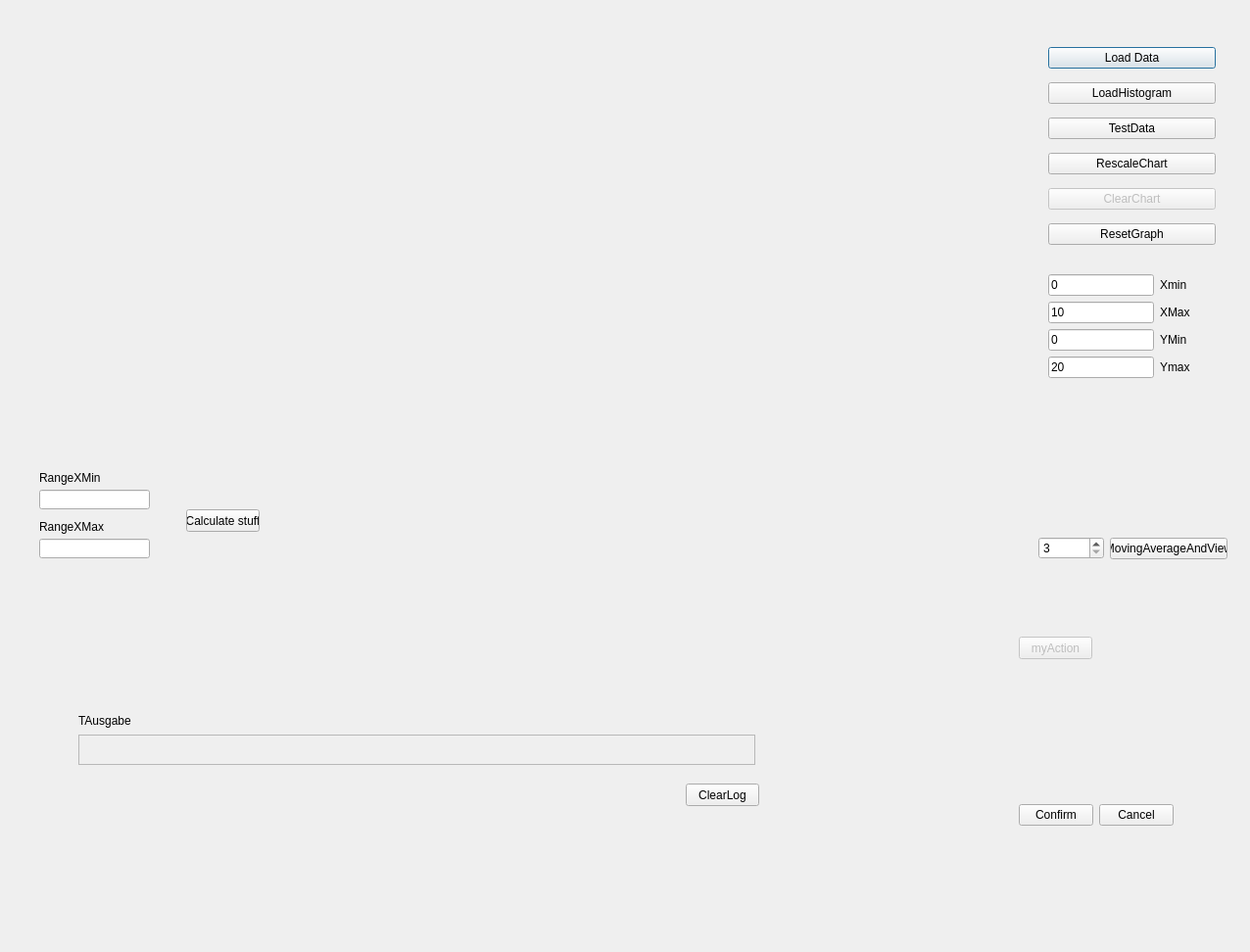
<?xml version="1.0" encoding="UTF-8"?>
<ui version="4.0">
 <class>AdaptiveThreshold</class>
 <widget class="QDialog" name="AdaptiveThreshold">
  <property name="geometry">
   <rect>
    <x>0</x>
    <y>0</y>
    <width>1276</width>
    <height>972</height>
   </rect>
  </property>
  <property name="windowTitle">
   <string>Dialog</string>
  </property>
  <widget class="QWidget" name="gridLayoutWidget">
   <property name="geometry">
    <rect>
     <x>1070</x>
     <y>40</y>
     <width>171</width>
     <height>221</height>
    </rect>
   </property>
   <layout class="QGridLayout" name="gridLayout">
    <item row="1" column="0">
     <widget class="QPushButton" name="btn_loadData">
      <property name="text">
       <string>Load Data</string>
      </property>
     </widget>
    </item>
    <item row="6" column="0">
     <widget class="QPushButton" name="btn_clearChart">
      <property name="enabled">
       <bool>false</bool>
      </property>
      <property name="text">
       <string>ClearChart</string>
      </property>
     </widget>
    </item>
    <item row="3" column="0">
     <widget class="QPushButton" name="btn_TestData">
      <property name="text">
       <string>TestData</string>
      </property>
     </widget>
    </item>
    <item row="7" column="0">
     <widget class="QPushButton" name="btn_resetGraph">
      <property name="text">
       <string>ResetGraph</string>
      </property>
     </widget>
    </item>
    <item row="4" column="0">
     <widget class="QPushButton" name="btn_update">
      <property name="text">
       <string>RescaleChart</string>
      </property>
     </widget>
    </item>
    <item row="2" column="0">
     <widget class="QPushButton" name="btn_loadHistData">
      <property name="text">
       <string>LoadHistogram</string>
      </property>
     </widget>
    </item>
   </layout>
  </widget>
  <widget class="QWidget" name="verticalLayoutWidget">
   <property name="geometry">
    <rect>
     <x>40</x>
     <y>30</y>
     <width>1001</width>
     <height>431</height>
    </rect>
   </property>
   <layout class="QVBoxLayout" name="mainLayout"/>
  </widget>
  <widget class="QWidget" name="gridLayoutWidget_2">
   <property name="geometry">
    <rect>
     <x>1040</x>
     <y>820</y>
     <width>158</width>
     <height>25</height>
    </rect>
   </property>
   <layout class="QHBoxLayout" name="horizontalLayout">
    <item>
     <widget class="QPushButton" name="pushButton">
      <property name="text">
       <string>Confirm</string>
      </property>
     </widget>
    </item>
    <item>
     <widget class="QPushButton" name="pushButton_3">
      <property name="text">
       <string>Cancel</string>
      </property>
     </widget>
    </item>
   </layout>
  </widget>
  <widget class="QWidget" name="formLayoutWidget">
   <property name="geometry">
    <rect>
     <x>1070</x>
     <y>280</y>
     <width>191</width>
     <height>119</height>
    </rect>
   </property>
   <layout class="QFormLayout" name="formLayout_3">
    <item row="0" column="1">
     <widget class="QLabel" name="label">
      <property name="text">
       <string>Xmin</string>
      </property>
     </widget>
    </item>
    <item row="1" column="0">
     <widget class="QLineEdit" name="ed_xMax">
      <property name="text">
       <string>10</string>
      </property>
     </widget>
    </item>
    <item row="1" column="1">
     <widget class="QLabel" name="label_2">
      <property name="text">
       <string>XMax</string>
      </property>
     </widget>
    </item>
    <item row="2" column="0">
     <widget class="QLineEdit" name="ed_Ymin">
      <property name="text">
       <string>0</string>
      </property>
     </widget>
    </item>
    <item row="2" column="1">
     <widget class="QLabel" name="label_3">
      <property name="text">
       <string>YMin</string>
      </property>
     </widget>
    </item>
    <item row="3" column="0">
     <widget class="QLineEdit" name="ed_YMax">
      <property name="text">
       <string>20</string>
      </property>
     </widget>
    </item>
    <item row="3" column="1">
     <widget class="QLabel" name="label_4">
      <property name="text">
       <string>Ymax</string>
      </property>
     </widget>
    </item>
    <item row="0" column="0">
     <widget class="QLineEdit" name="ed_xMIn">
      <property name="text">
       <string>0</string>
      </property>
     </widget>
    </item>
   </layout>
  </widget>
  <widget class="QPushButton" name="btn_myAction">
   <property name="enabled">
    <bool>false</bool>
   </property>
   <property name="geometry">
    <rect>
     <x>1040</x>
     <y>650</y>
     <width>75</width>
     <height>23</height>
    </rect>
   </property>
   <property name="text">
    <string>myAction</string>
   </property>
  </widget>
  <widget class="QWidget" name="horizontalLayoutWidget">
   <property name="geometry">
    <rect>
     <x>1060</x>
     <y>520</y>
     <width>193</width>
     <height>80</height>
    </rect>
   </property>
   <layout class="QHBoxLayout" name="horizontalLayout_2">
    <item>
     <widget class="QSpinBox" name="spinBox_average">
      <property name="minimum">
       <number>3</number>
      </property>
      <property name="maximum">
       <number>100001</number>
      </property>
      <property name="singleStep">
       <number>2</number>
      </property>
     </widget>
    </item>
    <item>
     <widget class="QPushButton" name="btn_movingAverage">
      <property name="text">
       <string>MovingAverageAndView</string>
      </property>
     </widget>
    </item>
   </layout>
  </widget>
  <widget class="QTextEdit" name="textEdit">
   <property name="enabled">
    <bool>false</bool>
   </property>
   <property name="geometry">
    <rect>
     <x>80</x>
     <y>750</y>
     <width>691</width>
     <height>31</height>
    </rect>
   </property>
  </widget>
  <widget class="QLabel" name="label_5">
   <property name="geometry">
    <rect>
     <x>80</x>
     <y>720</y>
     <width>161</width>
     <height>31</height>
    </rect>
   </property>
   <property name="minimumSize">
    <size>
     <width>161</width>
     <height>31</height>
    </size>
   </property>
   <property name="text">
    <string>TAusgabe</string>
   </property>
  </widget>
  <widget class="QPushButton" name="btn_clear">
   <property name="geometry">
    <rect>
     <x>700</x>
     <y>800</y>
     <width>75</width>
     <height>23</height>
    </rect>
   </property>
   <property name="text">
    <string>ClearLog</string>
   </property>
  </widget>
  <widget class="QLineEdit" name="lineEdit">
   <property name="geometry">
    <rect>
     <x>40</x>
     <y>500</y>
     <width>113</width>
     <height>20</height>
    </rect>
   </property>
  </widget>
  <widget class="QLineEdit" name="lineEdit_2">
   <property name="geometry">
    <rect>
     <x>40</x>
     <y>550</y>
     <width>113</width>
     <height>20</height>
    </rect>
   </property>
  </widget>
  <widget class="QLabel" name="label_6">
   <property name="geometry">
    <rect>
     <x>40</x>
     <y>480</y>
     <width>81</width>
     <height>16</height>
    </rect>
   </property>
   <property name="text">
    <string>RangeXMin</string>
   </property>
  </widget>
  <widget class="QLabel" name="label_7">
   <property name="geometry">
    <rect>
     <x>40</x>
     <y>530</y>
     <width>81</width>
     <height>16</height>
    </rect>
   </property>
   <property name="text">
    <string>RangeXMax</string>
   </property>
  </widget>
  <widget class="QPushButton" name="btn_calculateThreshold">
   <property name="geometry">
    <rect>
     <x>190</x>
     <y>520</y>
     <width>75</width>
     <height>23</height>
    </rect>
   </property>
   <property name="text">
    <string>Calculate stuff</string>
   </property>
  </widget>
 </widget>
 <resources/>
 <connections>
  <connection>
   <sender>pushButton</sender>
   <signal>clicked()</signal>
   <receiver>AdaptiveThreshold</receiver>
   <slot>accept()</slot>
   <hints>
    <hint type="sourcelabel">
     <x>628</x>
     <y>579</y>
    </hint>
    <hint type="destinationlabel">
     <x>667</x>
     <y>444</y>
    </hint>
   </hints>
  </connection>
  <connection>
   <sender>pushButton_3</sender>
   <signal>clicked()</signal>
   <receiver>AdaptiveThreshold</receiver>
   <slot>reject()</slot>
   <hints>
    <hint type="sourcelabel">
     <x>720</x>
     <y>579</y>
    </hint>
    <hint type="destinationlabel">
     <x>761</x>
     <y>451</y>
    </hint>
   </hints>
  </connection>
 </connections>
</ui>
